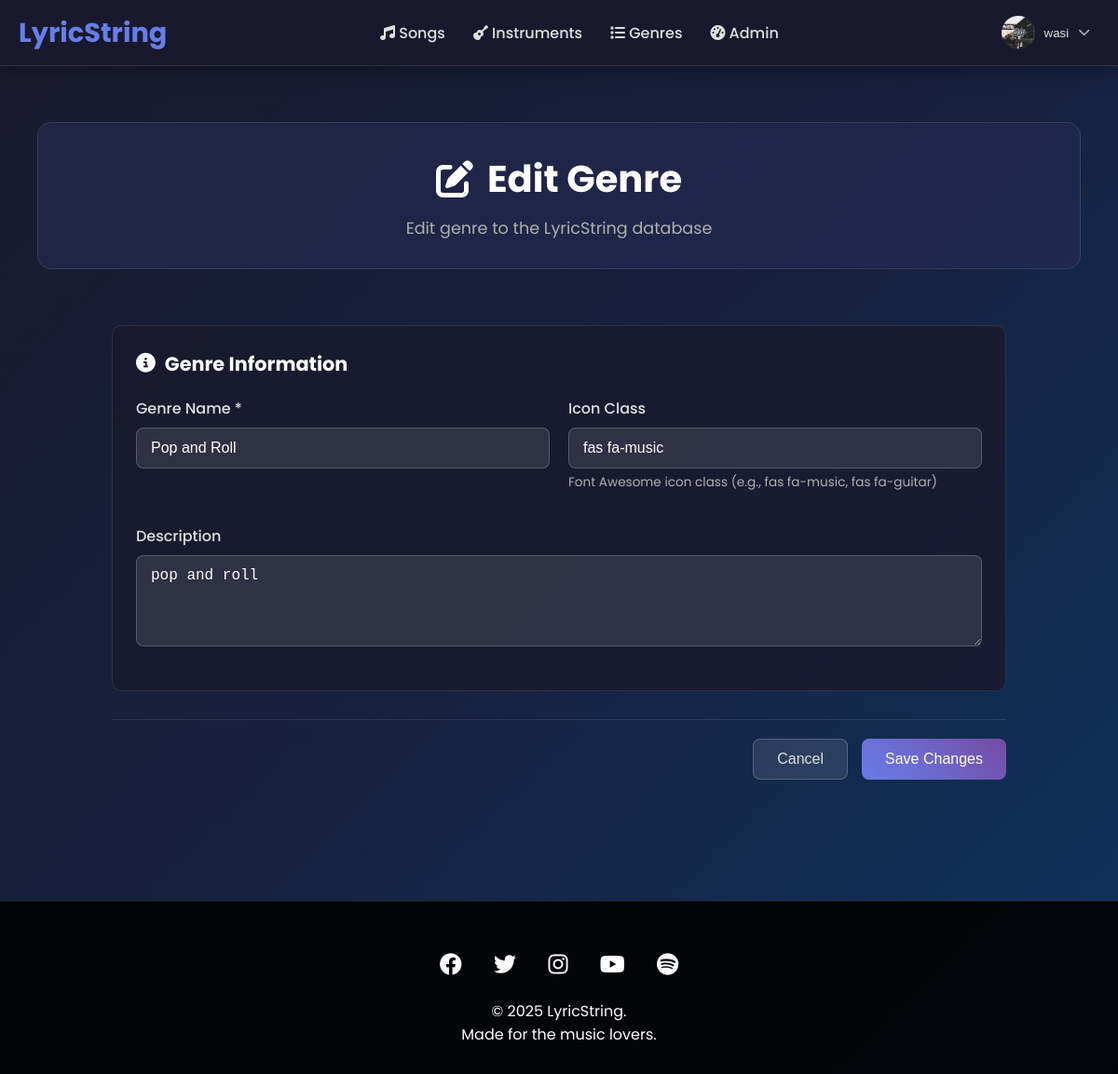
The page /dashboard/edit_genre/2/ (signed in) on the database its author committed.
### users/models.py (models this page shows, shortened)
class CustomUser(AbstractUser):
    username = models.CharField(
        max_length=150,
        unique=True,
        help_text='Required. 150 characters or fewer. Letters, digits and @/./+/-/_ only.',
        validators=[AbstractUser.username_validator],
        error_messages={
            'unique': "A user with that username already exists.",
        },
    )
    bio = models.TextField(blank=True)
    profile_picture = models.ImageField(upload_to='profile_pics/', blank=True)
    location = models.CharField(max_length=100, blank=True)
    website = models.URLField(blank=True)
    social_media = models.CharField(max_length=100, blank=True)
    skill_level = models.CharField(max_length=20, choices=[
        ('beginner', 'Beginner'),
        ('intermediate', 'Intermediate'),
        ('advanced', 'Advanced'),
        ('professional', 'Professional')
    ], default='beginner')
    groups = models.ManyToManyField(
        'auth.Group',
        verbose_name='groups',
        blank=True,
        help_text='The groups this user belongs to. A user will get all permissions granted to each of their groups.',
        related_name="customuser_set",
        related_query_name="user",
    )
    user_permissions = models.ManyToManyField(
        'auth.Permission',
        verbose_name='user permissions',
        blank=True,
        help_text='Specific permissions for this user.',
        related_name="customuser_set",
        related_query_name="user",
    )

### content/models.py (models this page shows, shortened)
class Genre(models.Model):
    name = models.CharField(max_length=50, unique=True)
    description = models.TextField(blank=True)
    icon_class = models.CharField(max_length=50, default='fas fa-music')

### users/views.py (the view)
# urls.py: path('dashboard/edit_genre/<int:genre_id>/', views.edit_genre_view, name='edit_genre'),
@staff_member_required
def edit_genre_view(request, genre_id):
    genre = get_object_or_404(Genre, id=genre_id)
    context = {
        'genre': genre,
        'is_edit': True
    }
    return render(request, 'users/add_edit_genre.html', context)

### templates/users/add_edit_genre.html (shortened to what this page needs)
{% extends "base.html" %}
{% load static %}
{% block extra_css %}
<link rel="stylesheet" href="{% static 'css/admin_add_song.css' %}">
{% endblock %}
{% block content %}
<div class="admin-container">
    <div class="admin-header">
        <h1><i class="fas fa-{% if is_edit %}edit{% else %}plus-circle{% endif %}"></i> {% if is_edit %}Edit{% else %}Add New{% endif %} Genre</h1>
        <p>{% if is_edit %}Edit{% else %}Add a new{% endif %} genre to the LyricString database</p>
    </div>
    <div class="admin-content">
        <form id="genreForm" method="POST">
            <div class="form-section">
                <h3><i class="fas fa-info-circle"></i> Genre Information</h3>
                <div class="form-row">
                    <div class="form-group">
                        <label for="name">Genre Name *</label>
                        <input type="text" id="name" name="name" value="{% if is_edit %}{{ genre.name }}{% endif %}" required>
                    </div>
                    <div class="form-group">
                        <label for="icon_class">Icon Class</label>
                        <input type="text" id="icon_class" name="icon_class" value="{% if is_edit %}{{ genre.icon_class }}{% else %}fas fa-music{% endif %}" placeholder="e.g., fas fa-music">
                        <small>Font Awesome icon class (e.g., fas fa-music, fas fa-guitar)</small>
                    </div>
                </div>
                <div class="form-group">
                    <label for="description">Description</label>
                    <textarea id="description" name="description" rows="4" placeholder="Description of the genre">{% if is_edit %}{{ genre.description }}{% endif %}</textarea>
                </div>
            </div>
            <div class="form-actions">
                <button type="button" class="btn-secondary" onclick="window.location.href='{% url 'manage_genres' %}'">Cancel</button>
                <button type="submit" class="btn-primary">{% if is_edit %}Save Changes{% else %}Add Genre{% endif %}</button>
            </div>
        </form>
    </div>
</div>
{% endblock %}

### templates/base.html (shortened to what this page needs)
{% load static %}
<!DOCTYPE html>
<html lang="en">
<head>
    <link rel="stylesheet" href="https://cdnjs.cloudflare.com/ajax/libs/font-awesome/6.4.0/css/all.min.css">
    <link rel="stylesheet" href="{% static 'css/styles.css' %}">
    <link rel="stylesheet" href="{% static 'css/base.css' %}">
    {% block extra_css %}{% endblock %}
</head>
<body>
    <header class="header">
        <nav class="nav-container">
            <a href="/" class="logo">
                LyricString
            </a>
            <ul class="nav-menu">
                <li><a href="/"><i class="fas fa-music"></i> Songs</a></li>
                <li><a href="/instruments/"><i class="fas fa-guitar"></i> Instruments</a></li>
                <li><a href="/genres/"><i class="fas fa-list"></i> Genres</a></li>
                {% if user.is_staff %}
                <li><a href="/dashboard/"><i class="fas fa-tachometer-alt"></i> Admin</a></li>
                {% endif %}
            </ul>
            <div class="user-actions">
                {% if user.is_authenticated %}
                <div class="user-profile">
                    <div class="profile-dropdown">
                        <button class="profile-btn">
                            {% if user.profile_picture %}
                            <img src="{{ user.profile_picture.url }}" alt="{{ user.username }}" class="profile-pic">
                            {% else %}
                            <div class="profile-pic default"><i class="fas fa-user"></i></div>
                            {% endif %}
                            <span class="username">{{ user.username }}</span>
                            <i class="fas fa-chevron-down dropdown-icon"></i>
                        </button>
                    </div>
                </div>
                {% else %}
                <a href="{% url 'login' %}" class="btn btn-outline">Sign in</a>
                <a href="{% url 'register' %}" class="btn btn-primary">Sign up</a>
                {% endif %}
            </div>
        </nav>
    </header>
    <main class="main-content">
        {% block content %}{% endblock %}
    </main>
    <footer class="footer">
        <div class="footer-content">
            <div class="social-links">
                <a href="#"><i class="fab fa-facebook"></i></a>
                <a href="#"><i class="fab fa-twitter"></i></a>
                <a href="#"><i class="fab fa-instagram"></i></a>
                <a href="#"><i class="fab fa-youtube"></i></a>
                <a href="#"><i class="fab fa-spotify"></i></a>
            </div>
            <p>&copy; 2025 LyricString.</p>
            <p>Made for the music lovers.</p>
        </div>
    </footer>
</body>
</html>

### static/css/styles.css (style rules this page uses)
* { margin: 0; padding: 0; box-sizing: border-box; }
body { font-family: 'Poppins', sans-serif; background: linear-gradient(135deg, #1a1a2e 0%, #16213e 50%, #0f3460 100%); min-height: 100vh; color: #e0e0e0; }
.header { background: rgba(26, 26, 46, 0.95); backdrop-filter: blur(10px); box-shadow: 0 4px 20px rgba(0,0,0,0.3); position: sticky; top: 0; z-index: 1000; border-bottom: 1px solid rgba(255, 255, 255, 0.1); }
.nav-container { max-width: 1400px; margin: 0 auto; padding: 0 20px; display: flex; justify-content: space-between; align-items: center; height: 70px; }
.logo { display: flex; align-items: center; gap: 10px; font-size: 1.8rem; font-weight: 700; color: #667eea; text-decoration: none; }
.nav-menu { display: flex; list-style: none; gap: 30px; }
.nav-menu a { text-decoration: none; color: #e0e0e0; font-weight: 500; transition: color 0.3s ease; position: relative; }
.nav-menu a::after { content: ''; position: absolute; width: 0; height: 2px; bottom: -5px; left: 0; background: linear-gradient(45deg, #667eea, #764ba2); transition: width 0.3s ease; }
.user-actions { display: flex; gap: 15px; align-items: center; }
.btn-primary { background: linear-gradient(45deg, #667eea, #764ba2); color: white; }
.user-profile { position: relative; }
.profile-dropdown { position: relative; }
.profile-btn { display: flex; align-items: center; gap: 10px; background: transparent; border: none; cursor: pointer; padding: 5px 10px; border-radius: 30px; transition: all 0.3s ease; }
.profile-pic { width: 36px; height: 36px; border-radius: 50%; object-fit: cover; }
.username { font-weight: 500; color: #e0e0e0; }
.dropdown-icon { font-size: 0.8rem; color: #b0b0b0; transition: transform 0.3s ease; }
.main-content { max-width: 1400px; margin: 0 auto; padding: 40px 20px; min-height: calc(100vh - 140px); }
.footer { background: rgba(0,0,0,0.9); color: white; text-align: center; padding: 30px 0; margin-top: 50px; border-top: 1px solid rgba(255, 255, 255, 0.1); }
.footer-content { max-width: 1400px; margin: 0 auto; padding: 0 20px; }
.social-links { margin: 20px 0; }
.social-links a { color: white; font-size: 1.5rem; margin: 0 15px; transition: color 0.3s ease; }

### static/css/admin_add_song.css (style rules this page uses)
.admin-container { max-width: 1200px; margin: 0 auto; padding: 20px; }
.admin-header { text-align: center; margin-bottom: 40px; padding: 30px; background: linear-gradient(135deg, rgba(102, 126, 234, 0.1), rgba(118, 75, 162, 0.1)); border-radius: 15px; border: 1px solid rgba(255, 255, 255, 0.1); }
.admin-header h1 { color: white; font-size: 2.5rem; margin-bottom: 10px; display: flex; align-items: center; justify-content: center; gap: 15px; }
.admin-header p { color: #b0b0b0; font-size: 1.1rem; }

### templates/users/add_edit_genre.html (style rules this page uses)
.admin-content { max-width: 1000px; margin: 0 auto; padding: 20px; }
.form-section { background: rgba(26, 26, 46, 0.8); border-radius: 10px; padding: 25px; margin-bottom: 25px; border: 1px solid rgba(255, 255, 255, 0.1); }
.form-section h3 { color: white; margin-bottom: 20px; font-size: 1.3rem; display: flex; align-items: center; gap: 10px; }
.form-row { display: flex; gap: 20px; margin-bottom: 20px; }
.form-group { flex: 1; margin-bottom: 15px; }
.form-group label { display: block; color: #e0e0e0; margin-bottom: 8px; font-weight: 500; }
.form-group input, .form-group select, .form-group textarea { width: 100%; padding: 12px 15px; border-radius: 8px; border: 1px solid rgba(255, 255, 255, 0.2); background: rgba(255, 255, 255, 0.1); color: white; font-size: 1rem; transition: all 0.3s ease; }
.form-group small { display: block; color: #b0b0b0; margin-top: 5px; font-size: 0.85rem; }
.form-actions { display: flex; justify-content: flex-end; gap: 15px; margin-top: 30px; padding-top: 20px; border-top: 1px solid rgba(255, 255, 255, 0.1); }
.btn-primary, .btn-secondary { padding: 12px 25px; border-radius: 8px; border: none; font-size: 1rem; font-weight: 500; cursor: pointer; transition: all 0.3s ease; }
.btn-primary { background: linear-gradient(45deg, #667eea, #764ba2); color: white; }
.btn-secondary { background: rgba(255, 255, 255, 0.1); color: #e0e0e0; border: 1px solid rgba(255, 255, 255, 0.2); }

### rows shown on the page
CustomUser: profile_picture (picture), username "wasi"
Genre: name "Pop and Roll", icon_class "fas fa-music", description "pop and roll"
